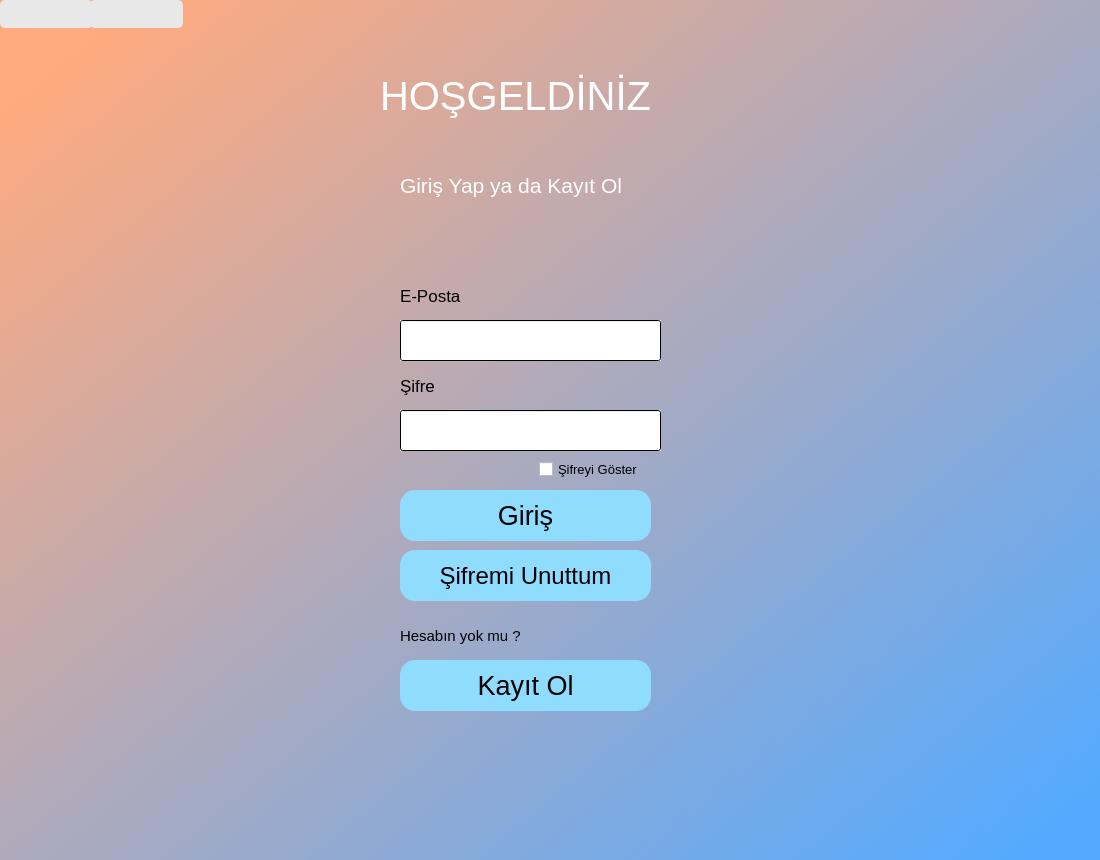
<?xml version="1.0" encoding="UTF-8"?>
<ui version="4.0">
 <class>Dialog</class>
 <widget class="QDialog" name="Dialog">
  <property name="geometry">
   <rect>
    <x>0</x>
    <y>0</y>
    <width>1100</width>
    <height>860</height>
   </rect>
  </property>
  <property name="windowTitle">
   <string>Dialog</string>
  </property>
  <property name="styleSheet">
   <string notr="true"/>
  </property>
  <widget class="QWidget" name="bgwidget2" native="true">
   <property name="geometry">
    <rect>
     <x>0</x>
     <y>0</y>
     <width>1101</width>
     <height>861</height>
    </rect>
   </property>
   <property name="styleSheet">
    <string notr="true">QWidget#bgwidget2{
background-color:qlineargradient(spread:pad, x1:0.058, y1:0.0685288, x2:0.997304, y2:0.958, stop:0 rgba(255, 170, 127, 255), stop:0.976109 rgba(85, 170, 255, 255))
}</string>
   </property>
   <widget class="QLabel" name="label_4">
    <property name="geometry">
     <rect>
      <x>390</x>
      <y>730</y>
      <width>261</width>
      <height>51</height>
     </rect>
    </property>
    <property name="styleSheet">
     <string notr="true">font: 12pt &quot;MS Shell Dlg 2&quot;;
color: rgb(255, 0, 4);</string>
    </property>
    <property name="text">
     <string/>
    </property>
   </widget>
   <widget class="QCheckBox" name="sifreGoster">
    <property name="geometry">
     <rect>
      <x>539</x>
      <y>459</y>
      <width>131</width>
      <height>20</height>
     </rect>
    </property>
    <property name="font">
     <font>
      <pointsize>10</pointsize>
     </font>
    </property>
    <property name="text">
     <string>Şifreyi Göster</string>
    </property>
   </widget>
   <widget class="QPushButton" name="geriButon">
    <property name="enabled">
     <bool>false</bool>
    </property>
    <property name="geometry">
     <rect>
      <x>0</x>
      <y>0</y>
      <width>93</width>
      <height>28</height>
     </rect>
    </property>
    <property name="styleSheet">
     <string notr="true">background-color: rgb(232, 232, 232);
border-radius:5px;</string>
    </property>
    <property name="text">
     <string/>
    </property>
    <property name="icon">
     <iconset>
      <normaloff>Custom-Icon-Design-Mono-General-1-Back.ico</normaloff>Custom-Icon-Design-Mono-General-1-Back.ico</iconset>
    </property>
    <property name="iconSize">
     <size>
      <width>30</width>
      <height>30</height>
     </size>
    </property>
   </widget>
   <widget class="QPushButton" name="ileriButon">
    <property name="enabled">
     <bool>false</bool>
    </property>
    <property name="geometry">
     <rect>
      <x>90</x>
      <y>0</y>
      <width>93</width>
      <height>28</height>
     </rect>
    </property>
    <property name="styleSheet">
     <string notr="true">background-color: rgb(232, 232, 232);
border-radius:5px;</string>
    </property>
    <property name="text">
     <string/>
    </property>
    <property name="icon">
     <iconset>
      <normaloff>Custom-Icon-Design-Mono-General-1-Forward.ico</normaloff>Custom-Icon-Design-Mono-General-1-Forward.ico</iconset>
    </property>
    <property name="iconSize">
     <size>
      <width>30</width>
      <height>30</height>
     </size>
    </property>
   </widget>
   <widget class="QPushButton" name="girisButon">
    <property name="geometry">
     <rect>
      <x>400</x>
      <y>490</y>
      <width>251</width>
      <height>51</height>
     </rect>
    </property>
    <property name="font">
     <font>
      <pointsize>20</pointsize>
     </font>
    </property>
    <property name="styleSheet">
     <string notr="true">background-color: rgb(143, 220, 255);
border-radius:15px;</string>
    </property>
    <property name="text">
     <string>Giriş</string>
    </property>
   </widget>
   <widget class="QLineEdit" name="epostaLine">
    <property name="geometry">
     <rect>
      <x>400</x>
      <y>320</y>
      <width>261</width>
      <height>41</height>
     </rect>
    </property>
    <property name="styleSheet">
     <string notr="true">background-color: qlineargradient(spread:pad, x1:1, y1:0.732773, x2:1, y2:0, stop:1 rgba(255, 255, 255, 255));</string>
    </property>
    <property name="frame">
     <bool>true</bool>
    </property>
    <property name="echoMode">
     <enum>QLineEdit::Normal</enum>
    </property>
    <property name="cursorPosition">
     <number>0</number>
    </property>
   </widget>
   <widget class="QLabel" name="label_3">
    <property name="geometry">
     <rect>
      <x>400</x>
      <y>370</y>
      <width>71</width>
      <height>31</height>
     </rect>
    </property>
    <property name="font">
     <font>
      <pointsize>13</pointsize>
     </font>
    </property>
    <property name="text">
     <string>Şifre</string>
    </property>
   </widget>
   <widget class="QLabel" name="label_2">
    <property name="geometry">
     <rect>
      <x>400</x>
      <y>280</y>
      <width>91</width>
      <height>31</height>
     </rect>
    </property>
    <property name="font">
     <font>
      <pointsize>13</pointsize>
     </font>
    </property>
    <property name="text">
     <string>E-Posta</string>
    </property>
   </widget>
   <widget class="QLineEdit" name="sifreLine">
    <property name="geometry">
     <rect>
      <x>400</x>
      <y>410</y>
      <width>261</width>
      <height>41</height>
     </rect>
    </property>
    <property name="styleSheet">
     <string notr="true">background-color: qlineargradient(spread:pad, x1:1, y1:0.732773, x2:1, y2:0, stop:1 rgba(255, 255, 255, 255));</string>
    </property>
    <property name="frame">
     <bool>true</bool>
    </property>
    <property name="echoMode">
     <enum>QLineEdit::Password</enum>
    </property>
    <property name="cursorPosition">
     <number>0</number>
    </property>
   </widget>
   <widget class="QPushButton" name="kayitOl">
    <property name="geometry">
     <rect>
      <x>400</x>
      <y>660</y>
      <width>251</width>
      <height>51</height>
     </rect>
    </property>
    <property name="font">
     <font>
      <pointsize>20</pointsize>
     </font>
    </property>
    <property name="styleSheet">
     <string notr="true">background-color: rgb(143, 220, 255);
border-radius:15px;</string>
    </property>
    <property name="text">
     <string>Kayıt Ol</string>
    </property>
   </widget>
   <widget class="QLabel" name="label_5">
    <property name="geometry">
     <rect>
      <x>400</x>
      <y>620</y>
      <width>171</width>
      <height>31</height>
     </rect>
    </property>
    <property name="font">
     <font>
      <pointsize>11</pointsize>
     </font>
    </property>
    <property name="text">
     <string>Hesabın yok mu ?</string>
    </property>
   </widget>
   <widget class="QLabel" name="label_6">
    <property name="geometry">
     <rect>
      <x>380</x>
      <y>60</y>
      <width>351</width>
      <height>71</height>
     </rect>
    </property>
    <property name="font">
     <font>
      <pointsize>30</pointsize>
     </font>
    </property>
    <property name="styleSheet">
     <string notr="true">color: rgb(255, 255, 255);</string>
    </property>
    <property name="text">
     <string>HOŞGELDİNİZ</string>
    </property>
   </widget>
   <widget class="QLabel" name="label_7">
    <property name="geometry">
     <rect>
      <x>400</x>
      <y>150</y>
      <width>311</width>
      <height>71</height>
     </rect>
    </property>
    <property name="font">
     <font>
      <pointsize>16</pointsize>
     </font>
    </property>
    <property name="styleSheet">
     <string notr="true">color: rgb(255, 255, 255);</string>
    </property>
    <property name="text">
     <string>Giriş Yap ya da Kayıt Ol</string>
    </property>
   </widget>
   <widget class="QPushButton" name="sifremiUnuttum">
    <property name="geometry">
     <rect>
      <x>400</x>
      <y>550</y>
      <width>251</width>
      <height>51</height>
     </rect>
    </property>
    <property name="font">
     <font>
      <pointsize>18</pointsize>
     </font>
    </property>
    <property name="styleSheet">
     <string notr="true">background-color: rgb(143, 220, 255);
border-radius:15px;</string>
    </property>
    <property name="text">
     <string>Şifremi Unuttum</string>
    </property>
   </widget>
  </widget>
 </widget>
 <tabstops>
  <tabstop>epostaLine</tabstop>
  <tabstop>sifreLine</tabstop>
  <tabstop>sifreGoster</tabstop>
  <tabstop>girisButon</tabstop>
  <tabstop>kayitOl</tabstop>
  <tabstop>geriButon</tabstop>
  <tabstop>ileriButon</tabstop>
 </tabstops>
 <resources/>
 <connections/>
</ui>
